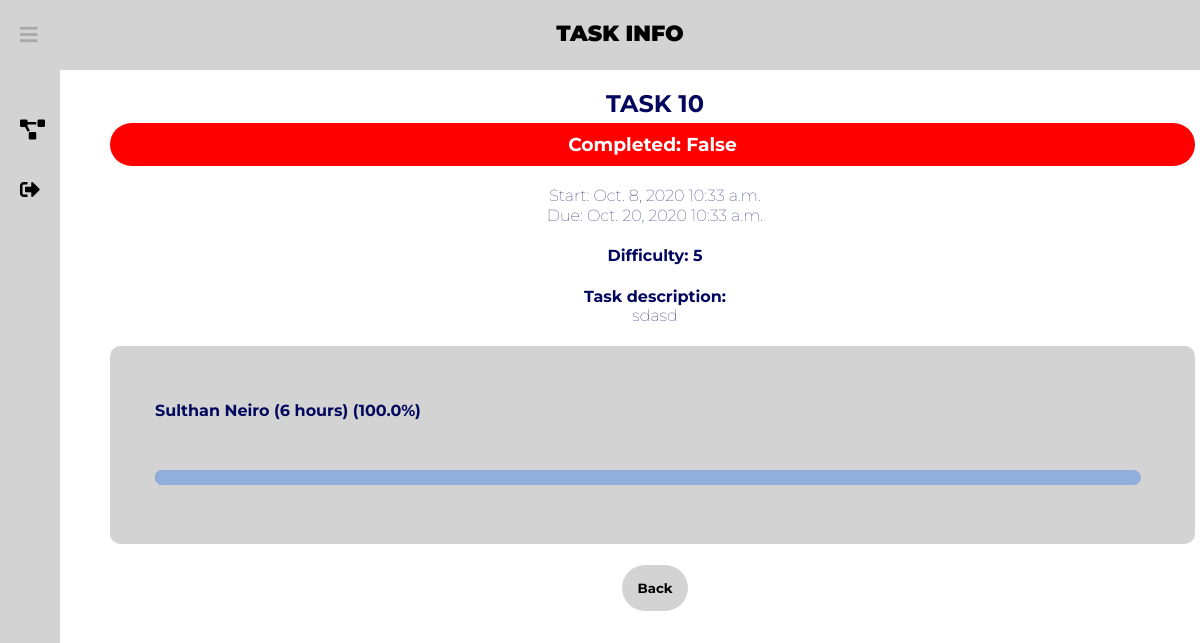
The page /dashboard/task-info/11/ (signed in) on the database as committed earlier.
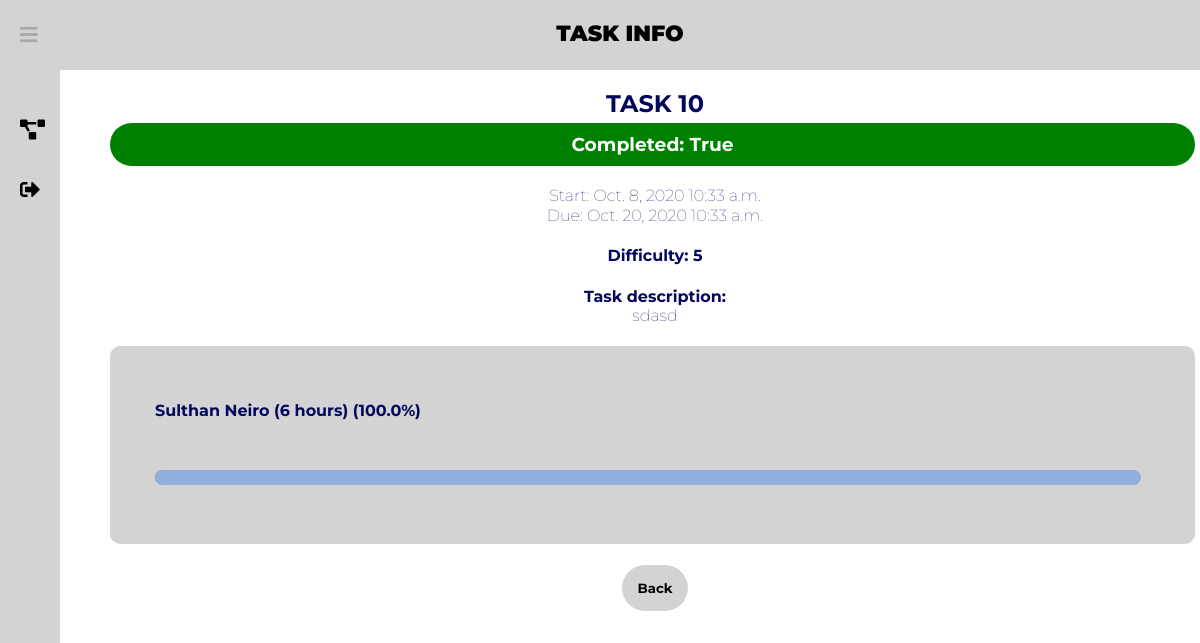
The same page on the database as committed later.
### projects/models.py (models this page shows, shortened)
class Task(models.Model):
    taskname = models.CharField(max_length=50)
    taskdesc = models.TextField(max_length=500)
    sourceproject = models.ForeignKey(Project, default=None, on_delete=models.CASCADE)
    task_done = models.BooleanField(default=False)
    start_date = models.DateField(default=None)
    start_time = models.TimeField(default=None)
    due_date = models.DateField(default=None)
    due_time = models.TimeField(default=None)
    difficulty = models.PositiveIntegerField(default=1)
    class Meta:
        verbose_name = "Task"
    def __str__(self):
        return str(self.taskname)

### projects/views.py (the view)
# urls.py: path('dashboard/task-info/<int:task>/', project_views.task_info, name='task-info'),
@login_required(login_url="/signin")
def task_info(response, task):
    members = []
    prop = []
    task = Task.objects.filter(pk=task)[0]
    project = task.sourceproject
    task_members = TaskStudents.objects.filter(task_id=task.id).values_list('student_id')
    tasks = TaskStudents.objects.filter(task_id=task.id)
    task_time = []
    total_tasktime = 0
    for t in tasks:
        if t.task.sourceproject == project:
            task_time.append(t.time)
    for i in range(len(task_time)):
        total_tasktime += int(str(task_time[i]))
    for i in range(len(task_members)):
        memberProportion = round(int(str(task_time[i])) / total_tasktime * 100, 2)
        prop.append(memberProportion)
        members.append(
            str(User.objects.get(id=task_members[i][0]).get_full_name()) + " (" + str(task_time[i]) + " hours) (" + str(
                memberProportion) + "%)")
    data = zip(members, prop)
    arg = {
        "Task": task,
        "Size": range(len(task_members)),
        "Data": data,
        "checkTeacher": response.user.is_staff
    }
    response.session['project_id'] = str(task.sourceproject)
    response.session['task'] = task.id
    if task.task_done:
        arg['button_display'] = "none"
    else:
        arg['button_display'] = "block"
    r = close_task(response, task.id)
    if r:
        return redirect('/dashboard/task-info/' + str(task.id) + '/')
    s = delete_task(response, task.id)
    if s:
        return redirect('/dashboard/project-info/' + str(project.id) + '/')
    arg['Project'] = project.id
    return render(response, 'TaskInfo.html', arg)

### projects/models.py (called while the page is built)
    def __str__(self):
        return str(self.title)

### projects/views.py (called while the page is built)
@login_required(login_url="/signin")
def close_task(response, task):
    task = Task.objects.filter(pk=task)[0]
    curr = Task.objects.filter(id=task.id)[0]
    retVal = False
    if response.method == 'GET':
        if response.GET.get('yesbtn'):
            curr.completed()
            curr.save()
            retVal = True
    return retVal

@login_required(login_url="/signin")
def delete_task(response, task):
    task = Task.objects.filter(pk=task)[0]
    curr = Task.objects.filter(id=task.id)[0]
    retVal = False
    if response.method == 'GET':
        if response.GET.get('yesbtn1'):
            curr.delete()
            retVal = True
    return retVal

### projects/templates/TaskInfo.html (shortened to what this page needs)
<!DOCTYPE html>
<html lang="en">
{% extends 'newbase.html' %}
{% load static %}
{% block content %}
<body>
<link rel="stylesheet" type="text/css" href="{% static 'taskinfo/taskinfo.css' %}">
{% block header %} TASK INFO {% endblock %}
    <div class="container">
        <h2 class="task-name">{{ Task }}</h2>
        {% if Task.task_done == False %}
            <h3 id="complete" style="background-color: red;"> Completed: {{ Task.task_done }} </h3>
        {% endif %}
        {% if Task.task_done == True %}
            <h3 id="complete" style="background-color: green;"> Completed: {{ Task.task_done }} </h3>
        {% endif %}
        <h4 id="start"> Start: {{ Task.start_date }} {{ Task.start_time }}</h4>
        <h4 id="due"> Due: {{ Task.due_date }} {{ Task.due_time }}</h4>
        <h4> Difficulty: {{ Task.difficulty }}</h4>
        <h4> Task description: <br> <span style="font-weight:100;">{{ Task.taskdesc }}</span></h4>
        <div id="contribution">
        {% for mem, prop in Data %}
            <ul>
                <li id="mem"> {{ mem }} </li>
                <li id="percentBar"><div class="movingBar" style="width: calc(100% * {{prop}} / 105);"></div>|</li>
            </ul>
        {% endfor %}
        </div>
        <form action = "{% url 'project-info' project=Project %}" method="post">
            <button type="submit" id="backButton">Back</button>
        </form>
    </div>
</body>
{% endblock %}

### main/templates/newbase.html (shortened to what this page needs)
<!DOCTYPE html>
<html lang="en">
<head>
    {% load static %}
    <link rel="stylesheet" type="text/css" href="{% static 'newbase/newbase.css' %}">
    <link rel="stylesheet" href="https://cdnjs.cloudflare.com/ajax/libs/font-awesome/5.14.0/css/all.min.css">
</head>
<body>
    <header>
        <label for="check">
            <i class="fas fa-bars" id="sidebar_btn"></i>
        </label>
        <div class="center">
            <h3 style="text-align: center">{% block header %}{% endblock %}</h3>
        </div>
    </header>
    <div class="sidebar">
        <a href="{% url 'dashboard' %}" id="projects"><i class="fas fa-project-diagram"></i><span>My Projects</span></a>
        <a href="{% url 'signout' %}" id="signout"><i class="fas fa-sign-out-alt"></i><span>Sign Out</span></a>
    </div>
    <div class="content">
        {% block content %}
        {% endblock %}
    </div>
</body>
</html>

### main/static/newbase/newbase.css (style rules this page uses)
body { margin: 0; padding: 0; font-family: Roboto, sans-serif; }
header { position: fixed; background: lightgray; padding: 20px; width: 100%; height: 30px; }
.center h3 { color: black; margin: 0; text-transform: uppercase; font-size: 22px; font-weight: 900; }
.sidebar { background: lightgray; margin-top: 70px; padding-top: 30px; position: fixed; left: 0; width: 250px; height: 100%; transition: 0.5s; transition-property: left; }
.sidebar a { color: black; display: block; width: 100%; line-height: 60px; text-decoration: none; padding-left: 40px; box-sizing: border-box; transition: 0.5s; transition-property: background; }
.sidebar i { padding-right: 10px; }
label #sidebar_btn { z-index: 1; color: darkgray; position: fixed; cursor: pointer; left: 20px; font-size: 20px; margin: 5px 0; transition: 0.5s; transition-property: color; }
#check:checked ~ .sidebar { left: -190px; }
#check:checked ~ .sidebar a { font-size: 20px; margin-left: 170px; width: 80px; }
#check:checked ~ .content { margin-left: -190px; }
.content { margin-left: 0; background: white; transition: 0.5s; transition-property: margin-left; }

### projects/static/taskinfo/taskinfo.css (style rules this page uses)
body { font-family: 'Montserrat', sans-serif; color: rgba(2, 7, 93, 1); }
.container { margin-top: 70px; margin-left: 300px; text-align: center; }
.task-name { text-align: center; text-transform: uppercase; margin: 0 0 0 0; }
#complete { text-align: center; color: white; margin: 5px 5px 20px 0; min-width: 200px; padding: 10px 10px 10px 10px; border-radius: 1000px }
#start, #due { font-weight: 100; margin: 0 0 1px 0; }
#contribution { background-color: rgba(211,211,211,1); margin: 0 5px 16px 0; padding: 5px 5px 5px 5px; border-radius: 10px; text-align: left; }
li { color: rgba(2, 7, 93, 1); position: relative; margin: 50px 0; list-style: none; }
#percentBar { color: rgba(211, 211, 211, 1); }
#mem { font-weight: bold; }
#percentBar:before { content:" "; position: absolute; top: calc(100%+10px); left: 0; width: 95%; height: 15px; background-color: rgba(40, 94, 164, 0.8); border-radius: 1000px; }
.movingBar { content: " "; position: absolute; top: 0; left: 0; height: 15px; background-color: rgba(146, 174, 221, 1); border-radius: 1000px; animation-duration: 1s; animation-fill-mode: forwards; animation-name: bar; }
#backButton { background-color: rgba(211, 211,211, 1); color: black; font-family: 'Montserrat', sans-serif; font-weight: bold; padding: 15px 15px 15px 15px; margin: 5px 5px 5px 5px; border-radius: 30px; border: none; }

Rows that differ between the two databases and show on the page:
changed Task "TASK 10": task_done "False" → "True"
